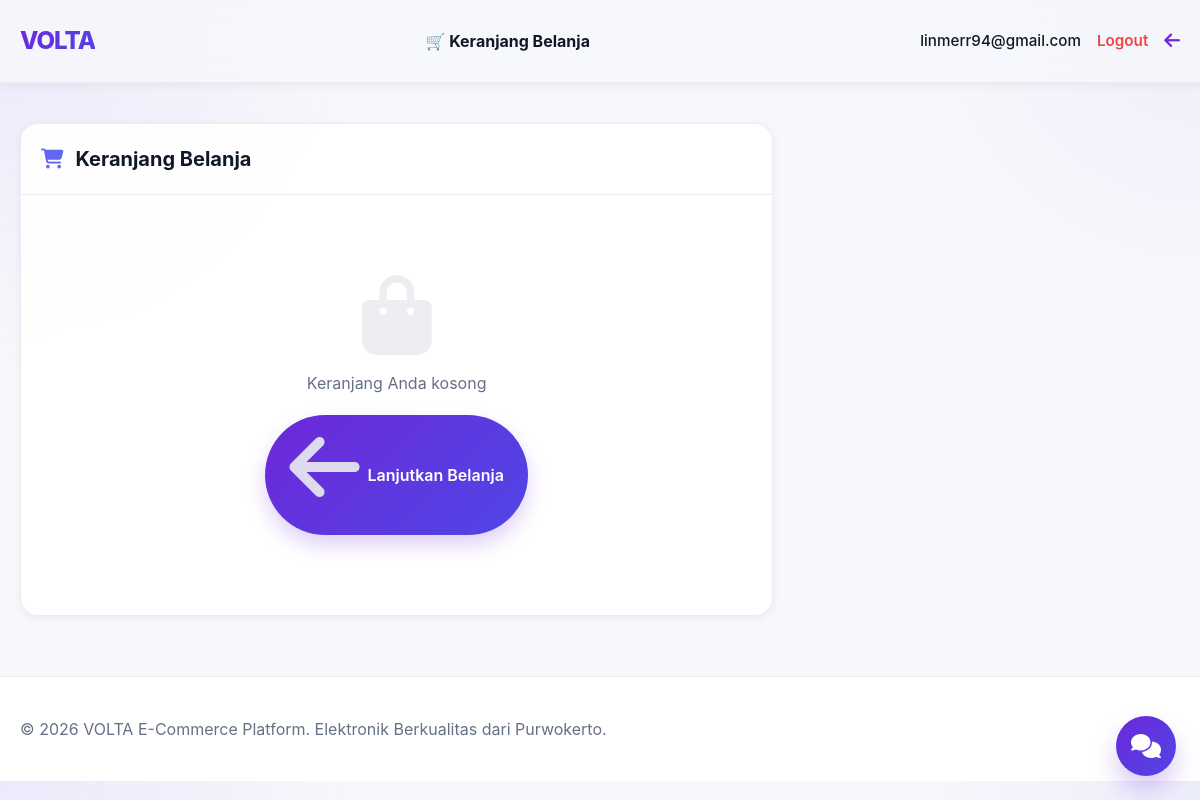
The page /cart/ (signed in) on the database as committed earlier.
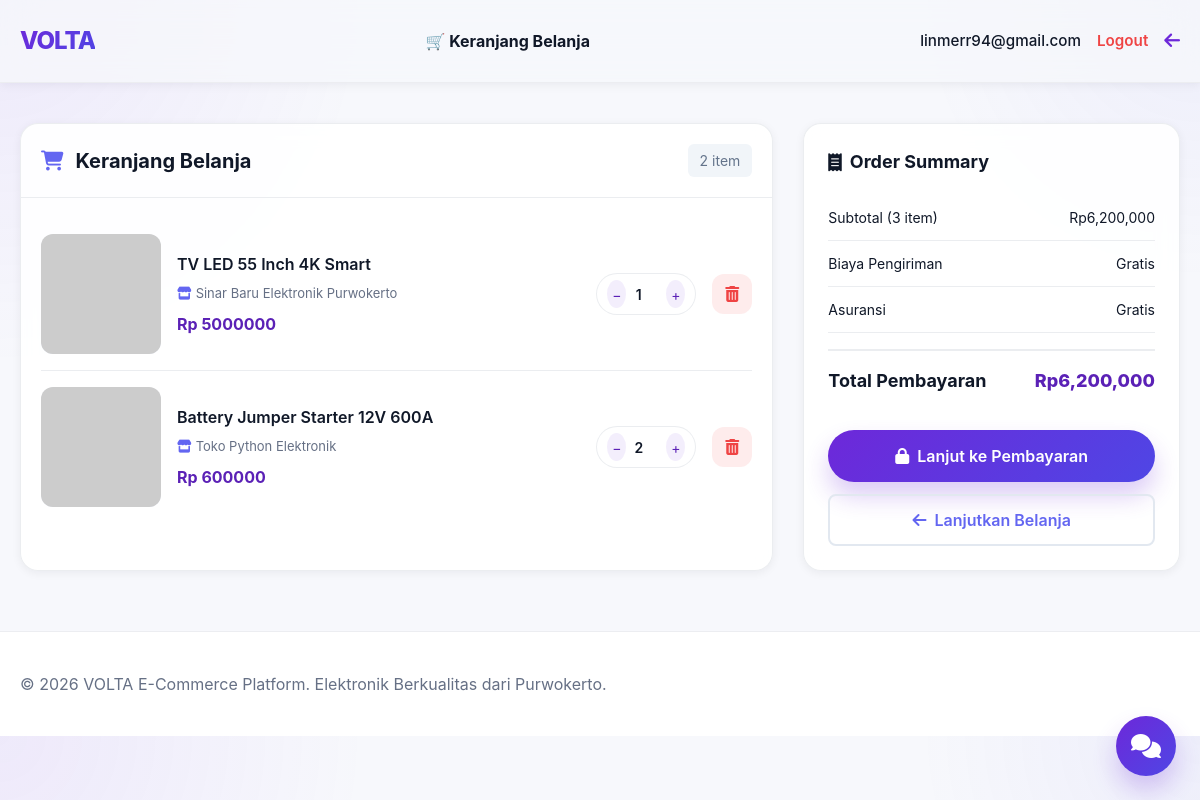
The same page on the database as committed later.
### master_products/models.py (models this page shows, shortened)
class CartItem(models.Model):
    cart_item_id = models.AutoField(primary_key=True)
    cart_id = models.ForeignKey(
        Cart,
        on_delete=models.CASCADE,
        related_name='items',
        db_column='cart_id',
        help_text="Cart yang memuat item ini"
    )
    product_id = models.ForeignKey(
        Product,
        on_delete=models.CASCADE,
        related_name='cart_items',
        db_column='product_id',
        help_text="Produk dalam cart"
    )
    qty = models.IntegerField(
        default=1,
        validators=[MinValueValidator(1)],
        help_text="Jumlah produk dalam cart"
    )
    price = models.DecimalField(
        max_digits=12,
        decimal_places=2,
        validators=[MinValueValidator(0)],
        help_text="Harga produk pada saat ditambahkan ke cart"
    )
    created_at = models.DateTimeField(
        auto_now_add=True,
        help_text="Tanggal item ditambahkan ke cart"
    )
    updated_at = models.DateTimeField(
        auto_now=True,
        help_text="Tanggal item di-update"
    )
    class Meta:
        verbose_name = _('Cart Item')
        verbose_name_plural = _('Cart Items')
        db_table = 'cart_items'
        ordering = ['-created_at']
        indexes = [
            models.Index(fields=['cart_id']),
            models.Index(fields=['product_id']),
        ]
        unique_together = ['cart_id', 'product_id']  # Tidak boleh produk sama 2x dalam 1 cart

class Product(models.Model):
    product_id = models.AutoField(primary_key=True)
    brand_id = models.ForeignKey(
        Brand,
        on_delete=models.CASCADE,
        related_name='products',
        db_column='brand_id',
        help_text="Brand/vendor penjual produk"
    )
    category_id = models.ForeignKey(
        Category,
        on_delete=models.PROTECT,
        related_name='products',
        db_column='category_id',
        help_text="Kategori produk"
    )
    product_name = models.CharField(
        max_length=255,
        help_text="Nama produk"
    )
    slug = models.SlugField(
        max_length=255,
        unique=True,
        help_text="URL-friendly identifier untuk produk"
    )
    description = models.TextField(
        help_text="Deskripsi detail produk"
    )
    price = models.DecimalField(
        max_digits=12,
        decimal_places=2,
        validators=[MinValueValidator(0)],
        help_text="Harga jual produk"
    )
    stock = models.IntegerField(
        default=0,
        validators=[MinValueValidator(0)],
        help_text="Jumlah stok produk yang tersedia"
    )
    image = models.ImageField(
        upload_to='products/',
        blank=True,
        null=True,
        help_text="Foto/gambar produk"
    )
    is_active = models.BooleanField(
        default=True,
        help_text="Status aktif produk (true = aktif, false = non-aktif)"
    )
    created_at = models.DateTimeField(
        auto_now_add=True,
        help_text="Tanggal produk didaftarkan"
    )
    updated_at = models.DateTimeField(
        auto_now=True,
        help_text="Tanggal produk terakhir diperbarui"
    )
    rating = models.DecimalField(
        max_digits=3,
        decimal_places=2,
        default=0.00,
        validators=[MinValueValidator(0.00), MaxValueValidator(5.00)],
        help_text="Rating produk dari customer (0.00-5.00)"
    )
    review_count = models.IntegerField(
        default=0,
        validators=[MinValueValidator(0)],
        help_text="Jumlah review yang diterima produk"
    )
    is_featured = models.BooleanField(
        default=False,
        help_text="Apakah produk sedang di-featured/promosi"
    )
    class Meta:
        verbose_name = _('Product')
        verbose_name_plural = _('Products')
        db_table = 'products'
        ordering = ['-created_at']
        indexes = [
            models.Index(fields=['slug']),
            models.Index(fields=['brand_id']),
            models.Index(fields=['category_id']),
            models.Index(fields=['is_active']),
        ]
    @property
    def image_url(self):
        if not self.image:
            return ''
        name = self.image.name if hasattr(self.image, 'name') else str(self.image)
        if name.startswith(('http://', 'https://')):
            if 'unsplash.com' in name and '?' not in name:
                return name + '?w=400&q=80'
            return name
        return self.image.url

class Brand(models.Model):
    STATUS_CHOICES = (
        ('pending', 'Pending Approval'),
        ('approved', 'Approved'),
        ('rejected', 'Rejected'),
        ('suspended', 'Suspended'),
    )
    brand_id = models.AutoField(primary_key=True)
    user_id = models.OneToOneField(
        settings.AUTH_USER_MODEL,
        on_delete=models.CASCADE,
        related_name='brand_vendor',
        db_column='user_id',
        help_text="User/vendor yang memiliki brand ini"
    )
    brand_name = models.CharField(
        max_length=255,
        help_text="Nama brand/vendor"
    )
    logo = models.ImageField(
        upload_to='brands/logos/',
        blank=True,
        null=True,
        help_text="Logo brand (rekomendasi: PNG dengan background transparan)"
    )
    description = models.TextField(
        blank=True,
        null=True,
        help_text="Deskripsi detail tentang brand/vendor"
    )
    status = models.CharField(
        max_length=20,
        choices=STATUS_CHOICES,
        default='pending',
        help_text="Status persetujuan brand (pending, approved, rejected, suspended)"
    )
    approved_at = models.DateTimeField(
        blank=True,
        null=True,
        help_text="Tanggal brand disetujui oleh admin"
    )
    approved_by = models.ForeignKey(
        settings.AUTH_USER_MODEL,
        on_delete=models.SET_NULL,
        null=True,
        blank=True,
        related_name='approved_brands',
        db_column='approved_by',
        help_text="Admin yang menyetujui brand ini"
    )
    nib_or_ktp = models.CharField(
        max_length=50,
        unique=True,
        blank=True,
        null=True,
        db_column='nib_or_ktp',
        help_text="Nomor Induk Berusaha (NIB) atau Nomor KTP"
    )
    rating = models.FloatField(
        default=0.0,
        validators=[MinValueValidator(0.0), MaxValueValidator(5.0)],
        db_column='rating',
        help_text="Rating brand dari customer (0.0-5.0)"
    )
    created_at = models.DateTimeField(
        auto_now_add=True,
        help_text="Tanggal brand didaftar"
    )
    updated_at = models.DateTimeField(
        auto_now=True,
        help_text="Tanggal brand terakhir diperbarui"
    )
    class Meta:
        verbose_name = _('Brand')
        verbose_name_plural = _('Brands')
        db_table = 'brands'
        ordering = ['-created_at']
        indexes = [
            models.Index(fields=['status']),
            models.Index(fields=['user_id']),
            models.Index(fields=['created_at']),
        ]

### master_products/views.py (the view)
# urls.py: path('cart/', views.view_cart, name='view_cart'),
@login_required(login_url='master_products:login')
def view_cart(request):
    try:
        cart = Cart.objects.get(user_id=request.user)
    except Cart.DoesNotExist:
        cart = Cart.objects.create(user_id=request.user)
    cart_items = cart.items.all().select_related('product_id', 'product_id__brand_id', 'product_id__category_id')
    total_price = 0
    total_items = 0
    for item in cart_items:
        item.subtotal = float(item.price) * item.qty
        total_price += item.subtotal
        total_items += item.qty
    context = {
        'cart': cart,
        'cart_items': cart_items,
        'total_items': total_items,
        'total_price': total_price,
        'total_price_formatted': f"Rp{total_price:,.0f}",
    }
    return render(request, 'master_products/cart.html', context)

### master_products/context_processors.py (called while the page is built)
def unread_chat_count(request):
    if not getattr(request, 'user', None) or not request.user.is_authenticated:
        return {'unread_count': 0}
    user = request.user
    unread_messages = ChatMessage.objects.filter(is_read=False)
    if getattr(user, 'role', None) == 'customer':
        unread_messages = unread_messages.filter(room__customer=user).exclude(sender=user)
    elif getattr(user, 'role', None) == 'brand':
        unread_messages = unread_messages.filter(room__brand__user_id=user).exclude(sender=user)
    else:
        unread_messages = unread_messages.none()
    return {'unread_count': unread_messages.count()}

### master_products/templates/master_products/cart.html (shortened to what the changed rows need)
<!DOCTYPE html>
<html lang="id">
<head>
    <script src="https://cdn.tailwindcss.com"></script>
    <link rel="stylesheet" href="https://cdnjs.cloudflare.com/ajax/libs/font-awesome/6.4.0/css/all.min.css">
</head>
<body>
    <div class="page-container">
        <div class="cart-section">
            <div class="cart-header">
                <i class="fas fa-shopping-cart" style="color: #6366f1; font-size: 20px;"></i>
                <h2>Keranjang Belanja</h2>
                {% if cart_items %}
                    <span style="margin-left: auto; background: #f1f5f9; padding: 6px 12px; border-radius: 6px; font-size: 14px; color: #64748b;">{{ cart_items|length }} item</span>
                {% endif %}
            </div>
            <div class="cart-content">
                {% if cart_items %}
                    {% for item in cart_items %}
                        <div class="cart-item">
                            <div class="cart-item-image">
                                {% if item.product_id.image %}
                                    <img src="{{ item.product_id.image_url }}" alt="{{ item.product_id.product_name }}" onerror="this.onerror=null; this.src='https://via.placeholder.com/120x120?text=No+Image';">
                                {% else %}
                                    <div style="width: 100%; height: 100%; background: linear-gradient(135deg, #f1f5f9 0%, #cbd5e1 100%); display: flex; align-items: center; justify-content: center;">
                                        <i class="fas fa-box" style="font-size: 40px; color: #94a3b8;"></i>
                                    </div>
                                {% endif %}
                            </div>
                            <div class="cart-item-info">
                                <div class="cart-item-name">{{ item.product_id.product_name }}</div>
                                <div class="cart-item-brand"><i class="fas fa-store" style="color: #6366f1; margin-right: 4px;"></i>{{ item.product_id.brand_id.brand_name }}</div>
                                <div class="cart-item-price">Rp {{ item.price|floatformat:0|add:0 }}</div>
                            </div>
                            <div class="cart-item-qty">
                                <button class="qty-btn" onclick="updateQty({{ item.id }}, -1)">−</button>
                                <input type="number" class="qty-display" value="{{ item.qty }}" readonly>
                                <button class="qty-btn" onclick="updateQty({{ item.id }}, 1)">+</button>
                            </div>
                            <button class="cart-item-remove" onclick="removeItem({{ item.id }})">
                                <i class="fas fa-trash-alt"></i>
                            </button>
                        </div>
                    {% endfor %}
                {% else %}
                    <div class="empty-cart">
                        <i class="fas fa-shopping-bag"></i>
                        <p>Keranjang Anda kosong</p>
                        <a href="{% url 'master_products:product_list' %}" class="btn-continue-shopping">
                            <i class="fas fa-arrow-left"></i> Lanjutkan Belanja
                        </a>
                    </div>
                {% endif %}
            </div>
        </div>
        {% if cart_items %}
            <div class="summary-section">
                <div class="summary-title">
                    <i class="fas fa-receipt"></i> Order Summary
                </div>
                <div class="summary-row">
                    <span>Subtotal ({{ total_items }} item)</span>
                    <span class="price">{{ total_price_formatted }}</span>
                </div>
                <div class="summary-row">
                    <span>Biaya Pengiriman</span>
                    <span class="price">Gratis</span>
                </div>
                <div class="summary-row">
                    <span>Asuransi</span>
                    <span class="price">Gratis</span>
                </div>
                <div class="summary-row total">
                    <span>Total Pembayaran</span>
                    <span class="price">{{ total_price_formatted }}</span>
                </div>
                <button class="checkout-btn" onclick="proceedCheckout()">
                    <i class="fas fa-lock"></i> Lanjut ke Pembayaran
                </button>
                <a href="{% url 'master_products:product_list' %}" style="display: flex; align-items: center; justify-content: center; gap: 8px; margin-top: 12px; padding: 12px; border: 2px solid #e2e8f0; border-radius: 8px; color: #6366f1; text-decoration: none; font-weight: 600; transition: all 0.3s ease;" onmouseover="this.style.backgroundColor='#f1f5f9'" onmouseout="this.style.backgroundColor='transparent'">
                    <i class="fas fa-arrow-left"></i> Lanjutkan Belanja
                </a>
            </div>
        {% endif %}
    </div>
</body>
</html>

Rows that differ between the two databases and show on the page:
added CartItem: product_id.product_name "TV LED 55 Inch 4K Smart", product_id.brand_id.brand_name "Sinar Baru Elektronik Purwokerto", price|add "5000000", qty "1"
added CartItem: product_id.product_name "Battery Jumper Starter 12V 600A", product_id.brand_id.brand_name "Toko Python Elektronik", price|add "600000", qty "2"
Other text that changed with them:
{{ cart_items|length }}: (not shown) → "2"
{{ total_items }}: (not shown) → "3"
{{ total_price_formatted }}: (not shown) → "Rp6,200,000"
text no longer shown: "Keranjang Anda kosong"
text now shown: "item Order Summary Subtotal ( item) Biaya Pengiriman Gratis Asuransi Gratis Total Pembayaran Lanjut ke Pembayaran"
